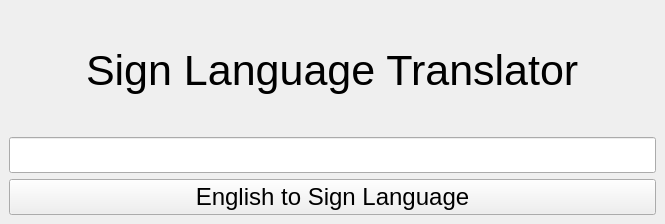
<?xml version="1.0" encoding="UTF-8"?>
<ui version="4.0">
 <class>MainWindow</class>
 <widget class="QMainWindow" name="MainWindow">
  <property name="geometry">
   <rect>
    <x>0</x>
    <y>0</y>
    <width>665</width>
    <height>224</height>
   </rect>
  </property>
  <property name="font">
   <font>
    <family>Arial</family>
   </font>
  </property>
  <property name="windowTitle">
   <string>English to Sign Language</string>
  </property>
  <widget class="QWidget" name="centralwidget">
   <layout class="QVBoxLayout" name="verticalLayout_2">
    <item>
     <layout class="QHBoxLayout" name="horizontalLayout">
      <item>
       <spacer name="horizontalSpacer_2">
        <property name="orientation">
         <enum>Qt::Horizontal</enum>
        </property>
        <property name="sizeHint" stdset="0">
         <size>
          <width>40</width>
          <height>20</height>
         </size>
        </property>
       </spacer>
      </item>
      <item>
       <widget class="QLabel" name="label">
        <property name="font">
         <font>
          <family>Arial</family>
          <pointsize>32</pointsize>
         </font>
        </property>
        <property name="text">
         <string>Sign Language Translator</string>
        </property>
       </widget>
      </item>
      <item>
       <spacer name="horizontalSpacer">
        <property name="orientation">
         <enum>Qt::Horizontal</enum>
        </property>
        <property name="sizeHint" stdset="0">
         <size>
          <width>40</width>
          <height>20</height>
         </size>
        </property>
       </spacer>
      </item>
     </layout>
    </item>
    <item>
     <layout class="QHBoxLayout" name="horizontalLayout_2">
      <item>
       <layout class="QVBoxLayout" name="verticalLayout">
        <item>
         <widget class="QLineEdit" name="input_field">
          <property name="font">
           <font>
            <family>Arial</family>
            <pointsize>18</pointsize>
           </font>
          </property>
         </widget>
        </item>
        <item>
         <widget class="QPushButton" name="convert_button">
          <property name="font">
           <font>
            <family>Arial</family>
            <pointsize>18</pointsize>
           </font>
          </property>
          <property name="text">
           <string>English to Sign Language</string>
          </property>
         </widget>
        </item>
       </layout>
      </item>
     </layout>
    </item>
   </layout>
  </widget>
 </widget>
 <resources/>
 <connections/>
</ui>
